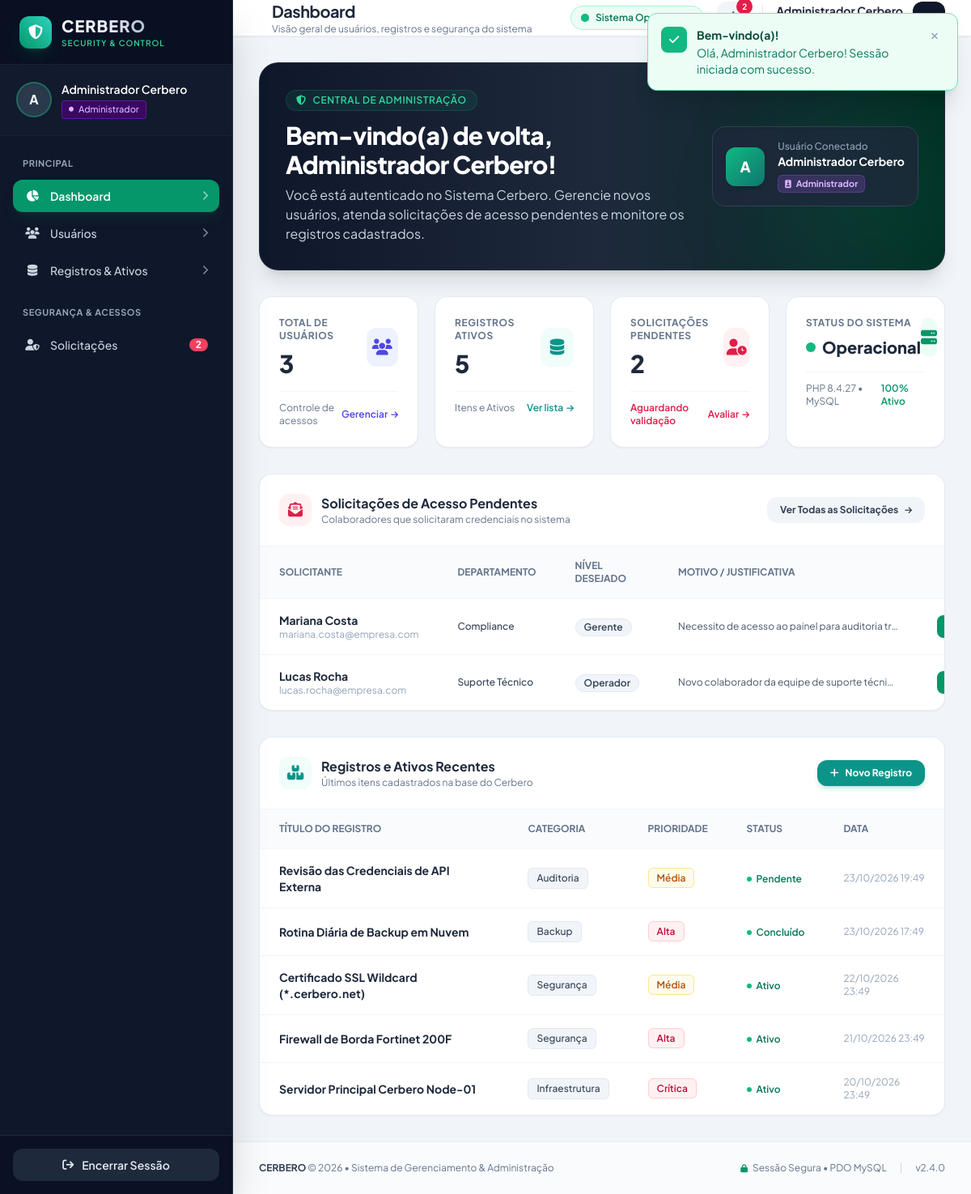
/index.php (signed in), run on the app's committed database.
### tables this page shows
CREATE TABLE IF NOT EXISTS `solicitacoes` (
    `id` INT AUTO_INCREMENT PRIMARY KEY,
    `nome` VARCHAR(120) NOT NULL,
    `email` VARCHAR(150) NOT NULL,
    `motivo` TEXT NOT NULL,
    `departamento` VARCHAR(100) NOT NULL,
    `nivel_desejado` ENUM('Administrador', 'Gerente', 'Operador') NOT NULL DEFAULT 'Operador',
    `status` ENUM('Pendente', 'Aprovada', 'Rejeitada') NOT NULL DEFAULT 'Pendente',
    `resposta_observacao` TEXT NULL,
    `analisado_por` INT NULL,
    `analisado_em` DATETIME NULL,
    `criado_em` TIMESTAMP DEFAULT CURRENT_TIMESTAMP,
    CONSTRAINT `fk_solicitacoes_usuario` FOREIGN KEY (`analisado_por`) REFERENCES `usuarios` (`id`) ON DELETE SET NULL
);

CREATE TABLE IF NOT EXISTS `registros` (
    `id` INT AUTO_INCREMENT PRIMARY KEY,
    `titulo` VARCHAR(160) NOT NULL,
    `categoria` VARCHAR(80) NOT NULL,
    `descricao` TEXT NOT NULL,
    `status` ENUM('Ativo', 'Pendente', 'Concluído', 'Arquivado') NOT NULL DEFAULT 'Ativo',
    `prioridade` ENUM('Baixa', 'Média', 'Alta', 'Crítica') NOT NULL DEFAULT 'Média',
    `criado_por` INT NULL,
    `criado_em` TIMESTAMP DEFAULT CURRENT_TIMESTAMP,
    `atualizado_em` TIMESTAMP DEFAULT CURRENT_TIMESTAMP ON UPDATE CURRENT_TIMESTAMP,
    CONSTRAINT `fk_registros_usuario` FOREIGN KEY (`criado_por`) REFERENCES `usuarios` (`id`) ON DELETE SET NULL
);

### index.php (the view, shortened to what the rows shown need)
<?php
require_once __DIR__ . '/config/auth.php';
$pdo = getConexao();
$solicitacoesPendentes = [];
$ultimosRegistros = [];
if ($pdo) {
    try {
        $stmtListReq = $pdo->query("SELECT * FROM solicitacoes WHERE status = 'Pendente' ORDER BY criado_em DESC LIMIT 5");
        $solicitacoesPendentes = $stmtListReq->fetchAll();
        $stmtListReg = $pdo->query("
            SELECT r.*, u.nome AS autor_nome
            FROM registros r
            LEFT JOIN usuarios u ON r.criado_por = u.id
            ORDER BY r.criado_em DESC LIMIT 5
        ");
        $ultimosRegistros = $stmtListReg->fetchAll();
    } catch (PDOException $e) {
        error_log("Erro ao carregar métricas do dashboard: " . $e->getMessage());
    }
}
require_once __DIR__ . '/includes/header.php';
require_once __DIR__ . '/includes/sidebar.php';
?>
<div class="flex-1 flex flex-col min-w-0 overflow-y-auto">
    <?php require_once __DIR__ . '/includes/navbar.php'; ?>
    <main class="p-4 sm:p-8 space-y-8 flex-1">
        <div class="relative overflow-hidden rounded-3xl bg-gradient-to-r from-slate-900 via-slate-800 to-emerald-950 p-6 sm:p-8 text-white shadow-xl border border-slate-700/50">
            <div class="relative z-10 flex flex-col md:flex-row md:items-center md:justify-between gap-6">
                <div>
                    <h1 class="text-2xl sm:text-3xl font-extrabold tracking-tight">
                        Bem-vindo(a) de volta, <?= htmlspecialchars($usuario['nome']) ?>!
                    </h1>
                </div>
            </div>
        </div>
        <div class="bg-white rounded-2xl shadow-sm border border-slate-200/80 overflow-hidden">
            <?php if (empty($solicitacoesPendentes)): ?>
                <div class="p-12 text-center">
                    <div class="w-14 h-14 rounded-2xl bg-emerald-50 text-emerald-600 flex items-center justify-center mx-auto mb-3">
                        <i class="fa-solid fa-circle-check text-2xl"></i>
                    </div>
                    <h4 class="text-sm font-bold text-slate-700">Tudo limpo por aqui!</h4>
                    <p class="text-xs text-slate-500 mt-1 max-w-sm mx-auto">
                        Não existem solicitações de acesso aguardando aprovação no momento.
                    </p>
                </div>
            <?php else: ?>
                <div class="overflow-x-auto">
                    <table class="w-full text-left text-sm text-slate-600">
                        <thead class="bg-slate-50/70 text-xs uppercase font-bold text-slate-500 border-b border-slate-100">
                            <tr>
                                <th class="px-6 py-4">Solicitante</th>
                                <th class="px-6 py-4">Departamento</th>
                                <th class="px-6 py-4">Nível Desejado</th>
                                <th class="px-6 py-4">Motivo / Justificativa</th>
                                <th class="px-6 py-4 text-right">Ações Rápidas</th>
                            </tr>
                        </thead>
                        <tbody class="divide-y divide-slate-100">
                            <?php foreach ($solicitacoesPendentes as $solic): ?>
                                <tr class="hover:bg-slate-50/60 transition-colors">
                                    <td class="px-6 py-4">
                                        <div class="font-bold text-slate-800"><?= htmlspecialchars($solic['nome']) ?></div>
                                        <div class="text-xs text-slate-400"><?= htmlspecialchars($solic['email']) ?></div>
                                    </td>
                                    <td class="px-6 py-4 text-xs font-medium text-slate-700">
                                        <?= htmlspecialchars($solic['departamento']) ?>
                                    </td>
                                    <td class="px-6 py-4">
                                        <span class="inline-flex items-center px-2.5 py-0.5 rounded-full text-xs font-semibold bg-slate-100 text-slate-700 border border-slate-200">
                                            <?= htmlspecialchars($solic['nivel_desejado']) ?>
                                        </span>
                                    </td>
                                    <td class="px-6 py-4 text-xs text-slate-600 max-w-xs truncate" title="<?= htmlspecialchars($solic['motivo']) ?>">
                                        <?= htmlspecialchars($solic['motivo']) ?>
                                    </td>
                                    <td class="px-6 py-4 text-right space-x-2 whitespace-nowrap">
                                        <button type="button"
                                            onclick="aprovarSolicitacao(<?= $solic['id'] ?>, '<?= addslashes(htmlspecialchars($solic['nome'])) ?>')"
                                            class="inline-flex items-center space-x-1.5 px-3 py-1.5 rounded-lg bg-emerald-600 hover:bg-emerald-700 text-white text-xs font-semibold shadow-sm transition-colors">
                                        </button>
                                    </td>
                                </tr>
                            <?php endforeach; ?>
                        </tbody>
                    </table>
                </div>
            <?php endif; ?>
        </div>
        <div class="bg-white rounded-2xl shadow-sm border border-slate-200/80 overflow-hidden">
            <?php if (empty($ultimosRegistros)): ?>
                <div class="p-10 text-center text-slate-400 text-sm">
                    Nenhum registro cadastrado ainda.
                </div>
            <?php else: ?>
                <div class="overflow-x-auto">
                    <table class="w-full text-left text-sm text-slate-600">
                        <thead class="bg-slate-50/70 text-xs uppercase font-bold text-slate-500 border-b border-slate-100">
                            <tr>
                                <th class="px-6 py-4">Título do Registro</th>
                                <th class="px-6 py-4">Categoria</th>
                                <th class="px-6 py-4">Prioridade</th>
                                <th class="px-6 py-4">Status</th>
                                <th class="px-6 py-4">Data</th>
                            </tr>
                        </thead>
                        <tbody class="divide-y divide-slate-100">
                            <?php foreach ($ultimosRegistros as $reg): ?>
                                <tr class="hover:bg-slate-50/60 transition-colors">
                                    <td class="px-6 py-4 font-bold text-slate-800">
                                        <?= htmlspecialchars($reg['titulo']) ?>
                                    </td>
                                    <td class="px-6 py-4 text-xs font-medium text-slate-600">
                                        <span class="inline-block px-2.5 py-1 rounded-md bg-slate-100 text-slate-700 border border-slate-200">
                                            <?= htmlspecialchars($reg['categoria']) ?>
                                        </span>
                                    </td>
                                    <td class="px-6 py-4 text-xs">
                                        <?php
                                            $prioClass = 'text-slate-600 bg-slate-100';
                                            if ($reg['prioridade'] === 'Crítica' || $reg['prioridade'] === 'Alta') {
                                                $prioClass = 'text-rose-700 bg-rose-50 border border-rose-200';
                                            } elseif ($reg['prioridade'] === 'Média') {
                                                $prioClass = 'text-amber-700 bg-amber-50 border border-amber-200';
                                            } else {
                                                $prioClass = 'text-emerald-700 bg-emerald-50 border border-emerald-200';
                                            }
                                        ?>
                                        <span class="px-2.5 py-1 rounded-md font-semibold <?= $prioClass ?>">
                                            <?= htmlspecialchars($reg['prioridade']) ?>
                                        </span>
                                    </td>
                                    <td class="px-6 py-4 text-xs">
                                        <span class="inline-flex items-center space-x-1.5 font-semibold text-emerald-700">
                                            <span class="w-1.5 h-1.5 rounded-full bg-emerald-500"></span>
                                            <span><?= htmlspecialchars($reg['status']) ?></span>
                                        </span>
                                    </td>
                                    <td class="px-6 py-4 text-xs text-slate-400">
                                        <?= date('d/m/Y H:i', strtotime($reg['criado_em'])) ?>
                                    </td>
                                </tr>
                            <?php endforeach; ?>
                        </tbody>
                    </table>
                </div>
            <?php endif; ?>
        </div>
    </main>
<?php require_once __DIR__ . '/includes/footer.php'; ?>

### data on the page
solicitacoes: nome "Mariana Costa", email "mariana.costa@empresa.com", departamento "Compliance", nivel_desejado "Gerente", motivo "Necessito de acesso ao painel para auditoria tr…"
solicitacoes: nome "Lucas Rocha", email "lucas.rocha@empresa.com", departamento "Suporte Técnico", nivel_desejado "Operador", motivo "Novo colaborador da equipe de suporte técni…"
registros: titulo "Revisão das Credenciais de API Externa", categoria "Auditoria", prioridade "Média", status "Pendente", criado_em "23/10/2026 19:49"
registros: titulo "Rotina Diária de Backup em Nuvem", categoria "Backup", prioridade "Alta", status "Concluído", criado_em "23/10/2026 17:49"
registros: titulo "Certificado SSL Wildcard (*.cerbero.net)", categoria "Segurança", prioridade "Média", status "Ativo", criado_em "22/10/2026 23:49"
registros: titulo "Firewall de Borda Fortinet 200F", categoria "Segurança", prioridade "Alta", status "Ativo", criado_em "21/10/2026 23:49"
registros: titulo "Servidor Principal Cerbero Node-01", categoria "Infraestrutura", prioridade "Crítica", status "Ativo", criado_em "20/10/2026 23:49"

### other printed values
substr($usuario['nome'] ?? 'U', 0, 1) "A"
$usuario['nome'] "Administrador Cerbero"
$nivel "Administrador"
$qtdSolicitacoesPendentes "2"
$pageHeading "Dashboard"
$pageSubtitle "Visão geral de usuários, registros e segurança do sistema"
substr($usuario['nome'], 0, 1) "A"
$usuario['nivel_acesso'] "Administrador"
$totalUsuarios "3"
$totalRegistros "5"
$totalSolicitacoesPendentes "2"
phpversion() "8.4.27"
